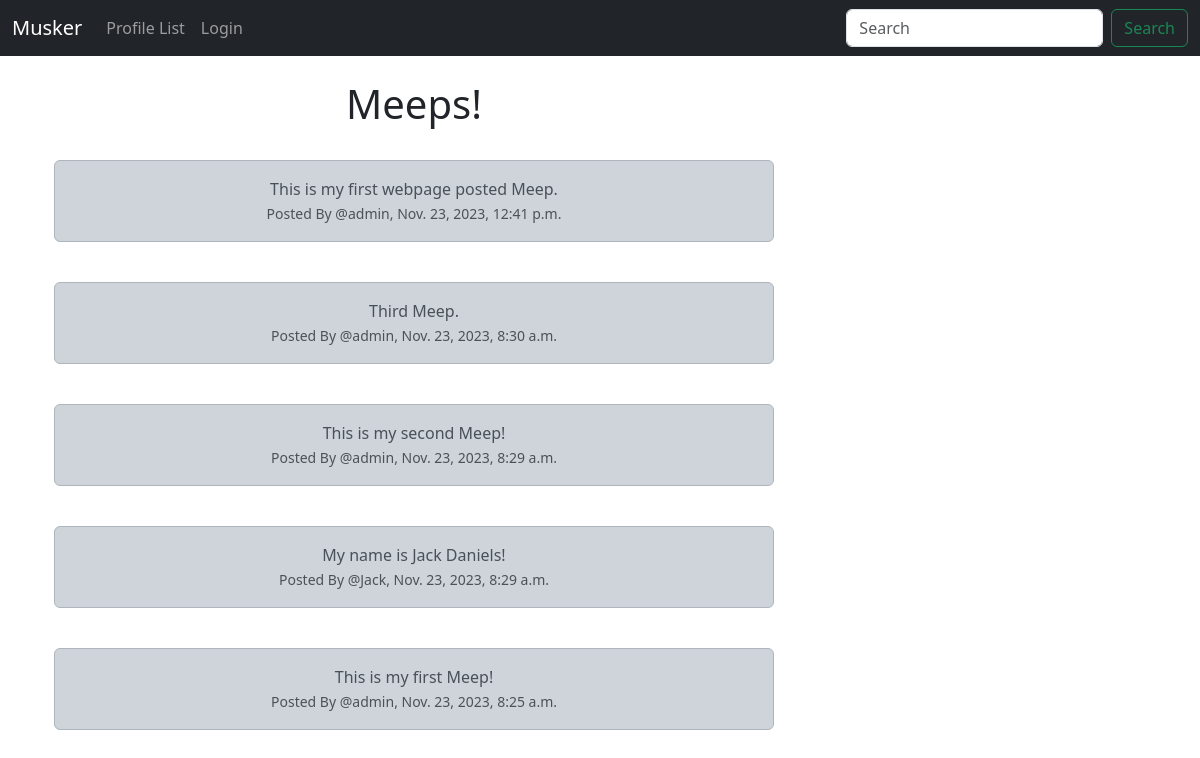
The page / on the database its author committed.
### musker/models.py (models this page shows, shortened)
class Meep(models.Model):
    user = models.ForeignKey(User, related_name='meeps', on_delete=models.DO_NOTHING)
    body = models.CharField(max_length=200)
    created_at = models.DateTimeField(auto_now_add=True)

### musker/views.py (the view)
# urls.py: path('', views.home, name='home'),
def home(request):
    if request.user.is_authenticated:
        form = MeepForm(request.POST or None)
        if request.method == 'POST':
            if form.is_valid():
                meep = form.save(commit=False)
                meep.user = request.user
                meep.save()
                messages.success(request, 'Your Meep Has Been Posted!')
                return redirect('home')
        meeps = Meep.objects.all().order_by('-created_at')
        return render(request, 'home.html', {'meeps': meeps, 'form': form})
    else:
        meeps = Meep.objects.all().order_by('-created_at')
        return render(request, 'home.html', {'meeps': meeps})

### musker/templates/home.html (shortened to what this page needs)
{% extends 'base.html' %}
{% block content %}
<div class="container text-center">
    <div class="row">
        <div class="col-8">
    <h1>Meeps!</h1><br/>
    {% for meep in meeps %}
        <div class="alert alert-dark" role="alert">
            {{ meep.body }}
        <br/>
            <small class="text-muted">Posted By @{{ meep.user.username }}, {{ meep.created_at }}</small>
        </div><br/>
    {% endfor %}
</div>
<div class="col-4">
    <br/><br/><br/>
</div>
{% endblock %}

### rows shown on the page
Meep: body "This is my first webpage posted Meep.", user.username "admin", created_at "Nov. 23, 2023, 12:41 p.m."
Meep: body "Third Meep.", user.username "admin", created_at "Nov. 23, 2023, 8:30 a.m."
Meep: body "This is my second Meep!", user.username "admin", created_at "Nov. 23, 2023, 8:29 a.m."
Meep: body "My name is Jack Daniels!", user.username "Jack", created_at "Nov. 23, 2023, 8:29 a.m."
Meep: body "This is my first Meep!", user.username "admin", created_at "Nov. 23, 2023, 8:25 a.m."
